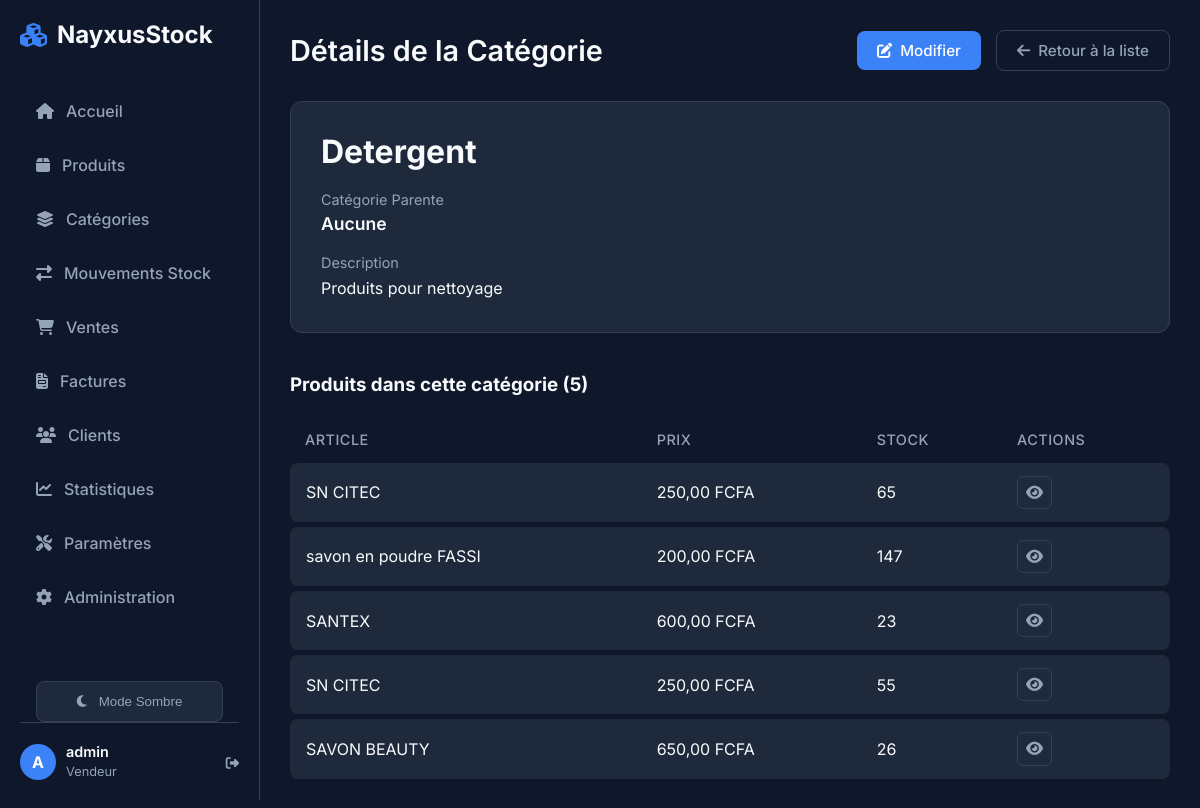
/inventory/categories/1/ (signed in), run on the app's committed database.
### core/models.py (models this page shows, shortened)
class StoreSettings(models.Model):
    name = models.CharField(max_length=100, default="NayxusStock", verbose_name="Nom du magasin")
    address = models.TextField(blank=True, null=True, verbose_name="Adresse")
    phone = models.CharField(max_length=50, blank=True, null=True, verbose_name="Téléphone")
    email = models.EmailField(blank=True, null=True, verbose_name="Email")
    logo = models.ImageField(upload_to='logo/', blank=True, null=True, verbose_name="Logo")
    class Meta:
        verbose_name = "Paramètres du magasin"
        verbose_name_plural = "Paramètres du magasin"
    @classmethod
    def get_settings(cls):
        obj, created = cls.objects.get_or_create(id=1)
        return obj

### users/models.py (models this page shows, shortened)
class User(AbstractUser):
    class Role(models.TextChoices):
        ADMIN = "ADMIN", "Administrateur"
        SELLER = "SELLER", "Vendeur"
    role = models.CharField(max_length=50, choices=Role.choices, default=Role.SELLER)
    phone = models.CharField(max_length=20, blank=True, null=True)

### inventory/models.py (models this page shows, shortened)
class Category(models.Model):
    name = models.CharField(max_length=100, unique=True, verbose_name="Nom")
    slug = models.SlugField(max_length=100, unique=True)
    parent = models.ForeignKey('self', on_delete=models.CASCADE, null=True, blank=True, related_name='children', verbose_name="Catégorie Parente")
    description = models.TextField(blank=True, null=True)
    class Meta:
        verbose_name = "Catégorie"
        verbose_name_plural = "Catégories"

class Product(models.Model):
    category = models.ForeignKey(Category, on_delete=models.RESTRICT, related_name='products', verbose_name="Catégorie")
    name = models.CharField(max_length=200, verbose_name="Nom")
    description = models.TextField(blank=True, null=True, verbose_name="Description")
    purchase_price = models.DecimalField(max_digits=10, decimal_places=2, verbose_name="Prix d'achat")
    selling_price = models.DecimalField(max_digits=10, decimal_places=2, verbose_name="Prix de vente")
    quantity = models.IntegerField(default=0, verbose_name="Quantité en stock")
    alert_threshold = models.IntegerField(default=10, verbose_name="Seuil d'alerte")
    image = models.ImageField(upload_to='products/', blank=True, null=True, verbose_name="Image")
    barcode = models.CharField(max_length=100, unique=True, blank=True, null=True, verbose_name="Code-barre")
    created_at = models.DateTimeField(auto_now_add=True)
    updated_at = models.DateTimeField(auto_now=True)
    class Meta:
        verbose_name = "Produit"
        verbose_name_plural = "Produits"

### inventory/views.py (the view)
# urls.py: path('categories/<int:pk>/', CategoryDetailView.as_view(), name='category_detail'),
class CategoryDetailView(LoginRequiredMixin, DetailView):
    model = Category
    template_name = 'inventory/category_detail.html'
    context_object_name = 'category'

### core/context_processors.py (called while the page is built)
def store_info(request):
    return {
        'store': StoreSettings.get_settings()
    }

def stock_alerts(request):
    count = Product.objects.filter(quantity__lte=F('alert_threshold')).count()
    return {
        'low_stock_alert_count': count
    }

### inventory/templates/inventory/category_detail.html (shortened to what this page needs)
{% extends 'core/base.html' %}
{% block content %}
<div class="page-header">
    <div class="header-title">
        <h1 class="page-title">Détails de la Catégorie</h1>
    </div>
    <div class="header-actions">
        <a href="{% url 'category_edit' category.pk %}" class="btn btn-primary">
            <i class="fas fa-edit"></i> Modifier
        </a>
        <a href="{% url 'category_list' %}" class="btn btn-outline">
            <i class="fas fa-arrow-left"></i> Retour à la liste
        </a>
    </div>
</div>
<div class="detail-container"
    style="background-color: var(--bg-secondary); padding: 30px; border-radius: 12px; border: 1px solid var(--border-color); margin-bottom: 40px;">
    <h2 style="font-size: 2rem; margin-bottom: 20px; color: var(--text-primary);">{{ category.name }}</h2>
    <div class="info-group" style="margin-bottom: 20px;">
        <label style="display: block; color: var(--text-secondary); font-size: 0.9rem; margin-bottom: 5px;">Catégorie
            Parente</label>
        <div style="font-weight: 600; font-size: 1.1rem;">{{ category.parent.name|default:"Aucune" }}</div>
    </div>
    <div class="info-group">
        <label
            style="display: block; color: var(--text-secondary); font-size: 0.9rem; margin-bottom: 5px;">Description</label>
        <div style="line-height: 1.6;">{{ category.description|linebreaks|default:"Aucune description disponible." }}
        </div>
    </div>
</div>
<div class="products-section">
    <h3 style="margin-bottom: 20px;">Produits dans cette catégorie ({{ category.products.count }})</h3>
    <div class="table-container">
        <table>
            <thead>
                <tr>
                    <th>Article</th>
                    <th>Prix</th>
                    <th>Stock</th>
                    <th>Actions</th>
                </tr>
            </thead>
            <tbody>
                {% for product in category.products.all %}
                <tr class="data-row">
                    <td>{{ product.name }}</td>
                    <td>{{ product.selling_price }} FCFA</td>
                    <td>{{ product.quantity }}</td>
                    <td>
                        <a href="{% url 'product_detail' product.pk %}" class="btn btn-outline btn-icon"
                            title="Voir détail">
                            <i class="fas fa-eye"></i>
                        </a>
                    </td>
                </tr>
                {% empty %}
                <tr>
                    <td colspan="4" style="text-align: center; color: var(--text-secondary);">Aucun produit dans cette
                        catégorie.</td>
                </tr>
                {% endfor %}
            </tbody>
        </table>
    </div>
</div>
{% endblock %}

### core/templates/core/base.html (shortened to what this page needs)
{% load static %}
<!DOCTYPE html>
<html lang="fr">
<head>
    <link rel="stylesheet" href="https://cdnjs.cloudflare.com/ajax/libs/font-awesome/6.4.0/css/all.min.css">
    <link rel="stylesheet" href="{% static 'css/style.css' %}?v=1.1">
</head>
<body>
    <aside class="sidebar">
        <div class="brand">
            <i class="fas fa-cubes"></i>
            <span>{{ store.name }}</span>
        </div>
        <ul class="nav-links" style="overflow-y: auto; flex: 1; margin-right: -10px; padding-right: 10px;">
            <li class="nav-item">
                <a href="{% url 'dashboard' %}"
                    class="nav-link {% if request.resolver_match.url_name == 'dashboard' %}active{% endif %}">
                    <i class="fas fa-home"></i>
                    <span>Accueil</span>
                </a>
            </li>
            <li class="nav-item">
                <a href="{% url 'product_list' %}"
                    class="nav-link {% if request.resolver_match.url_name == 'product_list' %}active{% endif %}">
                    <i class="fas fa-box" {% if low_stock_alert_count > 0 %}style="color: #ef4444;"{% endif %}></i>
                    <span>Produits</span>
                </a>
            </li>
            <li class="nav-item">
                <a href="{% url 'category_list' %}"
                    class="nav-link {% if request.resolver_match.url_name == 'category_list' %}active{% endif %}">
                    <i class="fas fa-layer-group"></i>
                    <span>Catégories</span>
                </a>
            </li>
            <li class="nav-item">
                <a href="{% url 'stock_movement_list' %}"
                    class="nav-link {% if request.resolver_match.url_name == 'stock_movement_list' %}active{% endif %}">
                    <i class="fas fa-exchange-alt"></i>
                    <span>Mouvements Stock</span>
                </a>
            </li>
            <li class="nav-item">
                <a href="{% url 'sales_list' %}"
                    class="nav-link {% if request.resolver_match.url_name == 'sales_list' %}active{% endif %}">
                    <i class="fas fa-shopping-cart"></i>
                    <span>Ventes</span>
                </a>
            </li>
            <li class="nav-item">
                <a href="{% url 'invoice_list' %}"
                    class="nav-link {% if request.resolver_match.url_name == 'invoice_list' %}active{% endif %}">
                    <i class="fas fa-file-invoice"></i>
                    <span>Factures</span>
                </a>
            </li>
            <li class="nav-item">
                <a href="{% url 'customer_list' %}"
                    class="nav-link {% if request.resolver_match.url_name == 'customer_list' %}active{% endif %}">
                    <i class="fas fa-users"></i>
                    <span>Clients</span>
                </a>
            </li>
            <li class="nav-item">
                <a href="{% url 'statistics' %}"
                    class="nav-link {% if request.resolver_match.url_name == 'statistics' %}active{% endif %}">
                    <i class="fas fa-chart-line"></i>
                    <span>Statistiques</span>
                </a>
            </li>
            {% if user.is_staff or user.is_superuser %}
            <li class="nav-item">
                <a href="{% url 'store_settings' %}"
                    class="nav-link {% if request.resolver_match.url_name == 'store_settings' %}active{% endif %}">
                    <i class="fas fa-tools"></i>
                    <span>Paramètres</span>
                </a>
            </li>
            <li class="nav-item">
                <a href="{% url 'admin:index' %}" class="nav-link">
                    <i class="fas fa-cog"></i>
                    <span>Administration</span>
                </a>
            </li>
            {% endif %}
        </ul>
        <div style="margin-top: 20px; padding: 0 16px;">
            <button id="theme-toggle" class="nav-link" style="width: 100%; border: 1px solid var(--border-color); background: var(--bg-secondary); cursor: pointer; justify-content: center;">
                <i class="fas fa-moon" id="theme-icon"></i>
                <span id="theme-text">Mode Sombre</span>
            </button>
        </div>
        <div class="user-profile">
            <div class="avatar">{{ user.username|make_list|first|upper }}</div>
            <div class="user-info-text">
                <span class="user-name">{{ user.username }}</span>
                <span class="user-role">{{ user.get_role_display|default:"User" }}</span>
            </div>
            <form action="{% url 'logout' %}" method="post" style="display:inline;">
                <button type="submit"
                    style="background:none; border:none; color: var(--text-secondary); cursor: pointer; padding: 0;"><i
                        class="fas fa-sign-out-alt"></i></button>
            </form>
        </div>
    </aside>
    <main class="main-content">
        {% block content %}
        {% endblock %}
    </main>
</body>
</html>

### static/css/style.css (style rules this page uses)
:root { --bg-primary: #0f172a; --bg-secondary: #1e293b; --bg-sidebar: #0f172a; --accent: #3b82f6; --accent-hover: #2563eb; --text-primary: #f8fafc; --text-secondary: #94a3b8; --border-color: #334155; --success: #10b981; --danger: #ef4444; --warning: #f59e0b; --table-header-bg: transparent; --table-row-bg: #1e293b; --font-family: 'Inter', sans-serif; --shadow: 0 4px 12px rgba(0, 0, 0, 0.3); --transition: background-color 0.3s ease, color 0.3s ease, border-color 0.3s ease, transform 0.3s ease; }
body { transition: background-color var(--transition), color var(--transition); }
.sidebar, .main-content, .nav-link, .stat-card, .table-container, tr.data-row td, .btn, .search-bar { transition: var(--transition); }
* { box-sizing: border-box; margin: 0; padding: 0; }
body { background-color: var(--bg-primary); color: var(--text-primary); font-family: var(--font-family); display: flex; min-height: 100vh; }
.sidebar { width: 260px; background-color: var(--bg-sidebar); padding: 20px; display: flex; flex-direction: column; border-right: 1px solid var(--border-color); position: fixed; height: 100vh; left: 0; top: 0; z-index: 100; }
.brand { font-size: 1.5rem; font-weight: bold; color: var(--text-primary); margin-bottom: 40px; display: flex; align-items: center; gap: 10px; }
.brand i { color: var(--accent); }
.nav-links { list-style: none; flex: 1; overflow-y: auto; overflow-x: hidden; padding-right: 5px; }
.nav-item { margin-bottom: 10px; }
.nav-link { display: flex; align-items: center; gap: 12px; padding: 12px 16px; color: var(--text-secondary); text-decoration: none; border-radius: 8px; transition: all 0.2s; font-weight: 500; }
.main-content { margin-left: 260px; flex: 1; padding: 30px; background-color: var(--bg-primary); width: calc(100% - 260px); }
.page-header { display: flex; justify-content: space-between; align-items: center; margin-bottom: 30px; }
.page-title { font-size: 1.8rem; font-weight: 600; }
.header-actions { display: flex; gap: 15px; align-items: center; }
.btn { padding: 10px 20px; border-radius: 8px; border: none; font-weight: 500; cursor: pointer; text-decoration: none; transition: background 0.2s; display: inline-flex; align-items: center; gap: 8px; font-size: 0.95rem; }
.btn-primary { background-color: var(--accent); color: white; }
.btn-outline { background-color: transparent; border: 1px solid var(--border-color); color: var(--text-secondary); }
.btn-icon { padding: 8px; border-radius: 6px; }
.table-container { overflow-x: auto; }
table { width: 100%; border-collapse: separate; border-spacing: 0 5px; }
th { text-align: left; padding: 10px 15px; color: var(--text-secondary); font-weight: 500; font-size: 0.9rem; text-transform: uppercase; letter-spacing: 0.5px; }
td { padding: 12px 15px; vertical-align: middle; color: var(--text-primary); border-top: 1px solid var(--bg-secondary); border-bottom: 1px solid var(--bg-secondary); }
tr.data-row td { background-color: var(--bg-secondary); }
tr.data-row td:first-child { border-top-left-radius: 8px; border-bottom-left-radius: 8px; border-left: 1px solid var(--bg-secondary); }
tr.data-row td:last-child { border-top-right-radius: 8px; border-bottom-right-radius: 8px; border-right: 1px solid var(--bg-secondary); }
.user-profile { margin-top: auto; padding-top: 20px; border-top: 1px solid var(--border-color); display: flex; align-items: center; gap: 10px; }
.avatar { width: 36px; height: 36px; border-radius: 50%; background-color: var(--accent); display: flex; justify-content: center; align-items: center; font-weight: bold; color: white; }
.user-info-text { flex: 1; }
.user-name { font-size: 0.9rem; font-weight: 600; display: block; }
.user-role { font-size: 0.8rem; color: var(--text-secondary); }
.btn { transition: all 0.3s ease; position: relative; overflow: hidden; }
.btn::before { content: ''; position: absolute; top: 50%; left: 50%; width: 0; height: 0; border-radius: 50%; background: rgba(255, 255, 255, 0.1); transform: translate(-50%, -50%); transition: width 0.6s, height 0.6s; }
tr.data-row { transition: all 0.2s ease; }
.nav-link { position: relative; }
.nav-link::after { content: ''; position: absolute; left: 0; top: 50%; transform: translateY(-50%); width: 3px; height: 0; background: var(--accent); border-radius: 0 3px 3px 0; transition: height 0.3s ease; }
[title] { position: relative; }
.table-container { animation: fadeIn 0.5s ease; }

### data on the page
StoreSettings: name "NayxusStock"
User: username|make_list "A", username "admin", role "Vendeur"
Category: name "Detergent", parent.name "Aucune", description "Produits pour nettoyage", products.count "5"
Product: name "SN CITEC", selling_price "250,00", quantity "65"
Product: name "savon en poudre FASSI", selling_price "200,00", quantity "147"
Product: name "SANTEX", selling_price "600,00", quantity "23"
Product: name "SN CITEC", selling_price "250,00", quantity "55"
Product: name "SAVON BEAUTY", selling_price "650,00", quantity "26"
